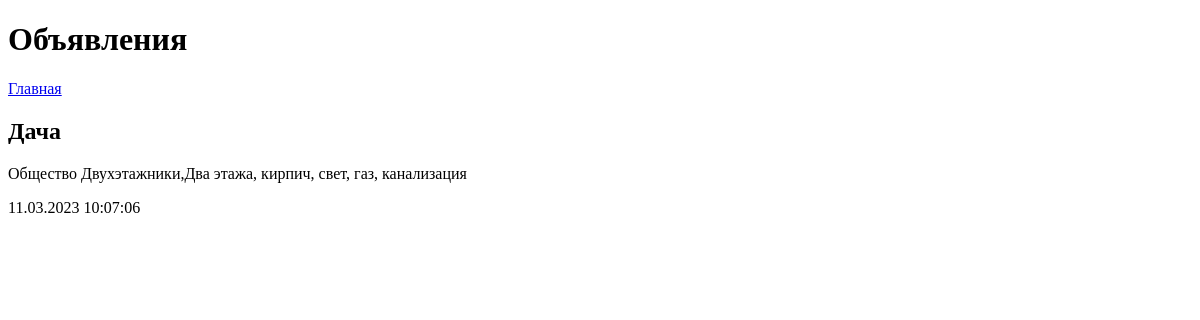
Page /bboard/ on the earlier database version.
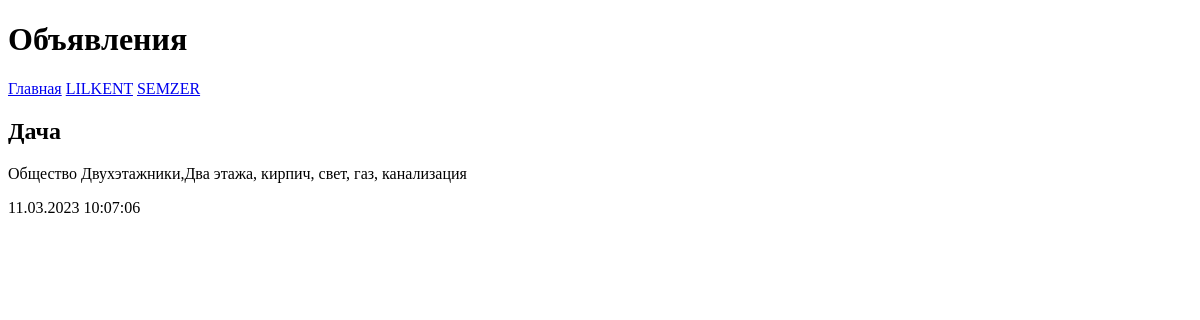
Same page on the later database version.
### bboard/models.py (models this page shows, shortened)
class Bb(models.Model):
    rubric = models.ForeignKey('Rubric', null = True, on_delete = models.PROTECT, verbose_name = 'Рубрика')
    class Meta:
        verbose_name_plural = 'Объявления'
        verbose_name =  'Объявление'
        ordering = ['-published']
    title = models.CharField(max_length = 50)
    content = models.TextField(null = True, blank = True)
    price = models.FloatField(null = True, blank = True)
    published = models.DateTimeField(auto_now_add = True, db_index = True)

class Rubric(models.Model):
    class Meta:
        verbose_name_plural = 'Рубрики'
        verbose_name =  'Рубрика'
        ordering = ['name']
    name = models.CharField(max_length = 20, db_index = True, verbose_name = 'Название рубрики')

### bboard/views.py (the view)
# urls.py: path('', views.index, name='index'),
def index(request):
    bbs = Bb.objects.all()
    rubrics = Rubric.objects.all()
    context = {'bbs': bbs, 'rubrics': rubrics}
    return render(request, 'bboard/templates/index.html', context)

### bboard/templates/bboard/templates/index.html (shortened to what this page needs)
<!DOCTYPE html>
<html lang="en">
<head>
</head>
<body>
    <h1>Объявления</h1>
    <div class="">
        <a href="{% url 'index' %}">Главная</a>
        {% for rubric in rubrics %}
            <a href="{% url 'by_rubric' rubric.pk}">{{ rubric.name }}</a>
    </div>
    {% for bb in bbs %}
    <div class="">
        <h2>{{ bb.title }}</h2>
        <p>{{ bb.content }}</p>
        <p>{{ bb.published|date:"d.m.Y H:i:s" }}</p>
    </div>
    {% endfor %}
</body>
</html>

Differences in the rows shown:
added Rubric: name "LILKENT"
added Rubric: name "SEMZER"
